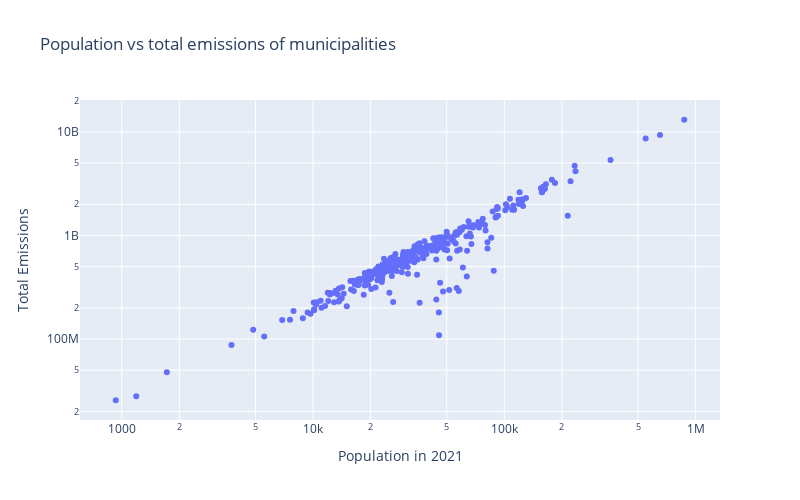

Notebook source saved alongside this figure:
### Markdown cell above
# Which were the best performing municipalities / neighborhoods in the past decade? 
- Which neighborhoods / municipalities had the least emissions overall (per person and per sqm)
- Which neighborhoods / municipalities had the largest emissions reductions? (per person and per sqm)

### Code cell
query = ''' 
WITH emissions_by_municipality AS (
	SELECT municipality, 
		SUM(emissions_operational) AS operational, 
		SUM(emissions_embodied) AS embodied
	FROM emissions_all
	WHERE year IS NOT NULL
	GROUP BY municipality
), 
population AS (
	SELECT gm_naam AS municipality, SUM(aant_inw) AS population
	FROM cbs_map_all
	WHERE year = 2021
	GROUP BY gm_naam
)
SELECT
	e.*, e.operational + e.embodied AS total_emissions, 
	p.population
FROM emissions_by_municipality e 
LEFT JOIN population p  
ON e.municipality = p.municipality
'''
df = pd.read_sql_query(query, engine)
fig = px.scatter(df, x='population', y='total_emissions', 
                 log_x=True, log_y=True, hover_name='municipality', 
                 labels={'population': 'Population in 2021', 'total_emissions': 'Total Emissions'}, 
                 title="Population vs total emissions of municipalities")
fig.update_layout(width=800, height=500)
fig.show()
# TODO: Bonus - each municipality has two points, one for 2012 and one for 2021.

### Figure 1 — Plotly figure (JSON) as saved in the notebook; plotly's stock layout.template omitted (floating-point values rounded to 4 significant figures; data arrays with more than 128 entries replaced by an {"elided": "..."} marker saying what was removed)
{"data": [{"hovertemplate": "<b>%{hovertext}</b><br><br>Population in 2021=%{x}<br>Total Emissions=%{y}<extra></extra>", "hovertext": {"elided": "327 str values"}, "legendgroup": "", "marker": {"color": "#636efa", "symbol": "circle"}, "mode": "markers", "name": "", "orientation": "v", "showlegend": false, "type": "scatter", "x": {"elided": "327 int values"}, "xaxis": "x", "y": {"elided": "327 float values"}, "yaxis": "y"}], "layout": {"height": 500, "legend": {"tracegroupgap": 0}, "title": {"text": "Population vs total emissions of municipalities"}, "width": 800, "xaxis": {"anchor": "y", "domain": [0, 1], "title": {"text": "Population in 2021"}, "type": "log"}, "yaxis": {"anchor": "x", "domain": [0, 1], "title": {"text": "Total Emissions"}, "type": "log"}}}
